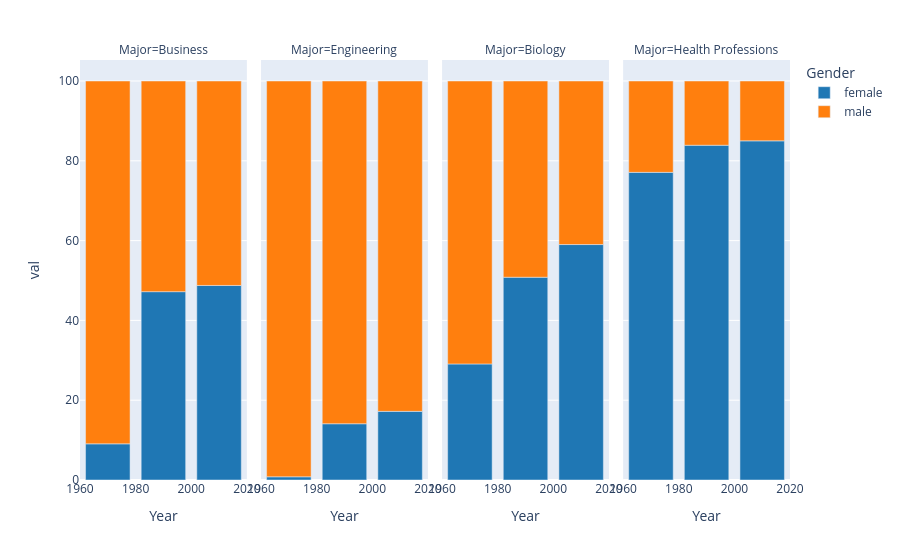

This figure's notebook cell:
### Code cell
print(df2 )
# df2["Year"] = df2["Year"].astype(str)
fig=px.bar(df2, x='Year',y='val',  facet_col="Major",color='Gender', color_discrete_sequence=px.colors.qualitative.D3)
# fig.for_each_annotation(
#     lambda annotation: annotation.update(text=annotation.text.replace("Major=", ""))
# )
fig.update_layout(

    font_size=12
)

### Figure 1 — Plotly figure (JSON) as saved in the notebook; plotly's stock layout.template omitted (floating-point values rounded to 4 significant figures)
{"data": [{"hovertemplate": "Gender=female<br>Major=Business<br>Year=%{x}<br>val=%{y}<extra></extra>", "legendgroup": "female", "marker": {"color": "#1F77B4", "pattern": {"shape": ""}}, "name": "female", "orientation": "v", "showlegend": true, "textposition": "auto", "type": "bar", "x": [1970, 1990, 2010], "xaxis": "x", "y": [9.064, 47.2, 48.76], "yaxis": "y"}, {"hovertemplate": "Gender=female<br>Major=Engineering<br>Year=%{x}<br>val=%{y}<extra></extra>", "legendgroup": "female", "marker": {"color": "#1F77B4", "pattern": {"shape": ""}}, "name": "female", "orientation": "v", "showlegend": false, "textposition": "auto", "type": "bar", "x": [1970, 1990, 2010], "xaxis": "x2", "y": [0.8, 14.1, 17.2], "yaxis": "y2"}, {"hovertemplate": "Gender=female<br>Major=Biology<br>Year=%{x}<br>val=%{y}<extra></extra>", "legendgroup": "female", "marker": {"color": "#1F77B4", "pattern": {"shape": ""}}, "name": "female", "orientation": "v", "showlegend": false, "textposition": "auto", "type": "bar", "x": [1970, 1990, 2010], "xaxis": "x3", "y": [29.09, 50.82, 59.01], "yaxis": "y3"}, {"hovertemplate": "Gender=female<br>Major=Health Professions<br>Year=%{x}<br>val=%{y}<extra></extra>", "legendgroup": "female", "marker": {"color": "#1F77B4", "pattern": {"shape": ""}}, "name": "female", "orientation": "v", "showlegend": false, "textposition": "auto", "type": "bar", "x": [1970, 1990, 2010], "xaxis": "x4", "y": [77.1, 83.9, 85.0], "yaxis": "y4"}, {"hovertemplate": "Gender=male<br>Major=Business<br>Year=%{x}<br>val=%{y}<extra></extra>", "legendgroup": "male", "marker": {"color": "#FF7F0E", "pattern": {"shape": ""}}, "name": "male", "orientation": "v", "showlegend": true, "textposition": "auto", "type": "bar", "x": [1970, 1990, 2010], "xaxis": "x", "y": [90.94, 52.8, 51.24], "yaxis": "y"}, {"hovertemplate": "Gender=male<br>Major=Engineering<br>Year=%{x}<br>val=%{y}<extra></extra>", "legendgroup": "male", "marker": {"color": "#FF7F0E", "pattern": {"shape": ""}}, "name": "male", "orientation": "v", "showlegend": false, "textposition": "auto", "type": "bar", "x": [1970, 1990, 2010], "xaxis": "x2", "y": [99.2, 85.9, 82.8], "yaxis": "y2"}, {"hovertemplate": "Gender=male<br>Major=Biology<br>Year=%{x}<br>val=%{y}<extra></extra>", "legendgroup": "male", "marker": {"color": "#FF7F0E", "pattern": {"shape": ""}}, "name": "male", "orientation": "v", "showlegend": false, "textposition": "auto", "type": "bar", "x": [1970, 1990, 2010], "xaxis": "x3", "y": [70.91, 49.18, 40.99], "yaxis": "y3"}, {"hovertemplate": "Gender=male<br>Major=Health Professions<br>Year=%{x}<br>val=%{y}<extra></extra>", "legendgroup": "male", "marker": {"color": "#FF7F0E", "pattern": {"shape": ""}}, "name": "male", "orientation": "v", "showlegend": false, "textposition": "auto", "type": "bar", "x": [1970, 1990, 2010], "xaxis": "x4", "y": [22.9, 16.1, 15.0], "yaxis": "y4"}], "layout": {"annotations": [{"font": {}, "showarrow": false, "text": "Major=Business", "x": 0.1175, "xanchor": "center", "xref": "paper", "y": 1, "yanchor": "bottom", "yref": "paper"}, {"font": {}, "showarrow": false, "text": "Major=Engineering", "x": 0.3725, "xanchor": "center", "xref": "paper", "y": 1, "yanchor": "bottom", "yref": "paper"}, {"font": {}, "showarrow": false, "text": "Major=Biology", "x": 0.6275, "xanchor": "center", "xref": "paper", "y": 1, "yanchor": "bottom", "yref": "paper"}, {"font": {}, "showarrow": false, "text": "Major=Health Professions", "x": 0.8825, "xanchor": "center", "xref": "paper", "y": 1, "yanchor": "bottom", "yref": "paper"}], "barmode": "relative", "font": {"size": 12}, "legend": {"title": {"text": "Gender"}, "tracegroupgap": 0}, "margin": {"t": 60}, "xaxis": {"anchor": "y", "domain": [0, 0.235], "title": {"text": "Year"}}, "xaxis2": {"anchor": "y2", "domain": [0.255, 0.49], "matches": "x", "title": {"text": "Year"}}, "xaxis3": {"anchor": "y3", "domain": [0.51, 0.745], "matches": "x", "title": {"text": "Year"}}, "xaxis4": {"anchor": "y4", "domain": [0.765, 1.0], "matches": "x", "title": {"text": "Year"}}, "yaxis": {"anchor": "x", "domain": [0, 1], "title": {"text": "val"}}, "yaxis2": {"anchor": "x2", "domain": [0, 1], "matches": "y", "showticklabels": false}, "yaxis3": {"anchor": "x3", "domain": [0, 1], "matches": "y", "showticklabels": false}, "yaxis4": {"anchor": "x4", "domain": [0, 1], "matches": "y", "showticklabels": false}}}
